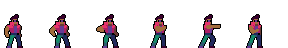
#> input picture img/cyberpunk-characters-pixel-art/1 Biker/Biker_attack1.png, 288 x 48 px, given as the content of the folder ekte/El-Pollo-Loco/img/cyberpunk-characters-pixel-art/2 Punk, which was not available
$ python snipping.py
#> lines starting #> are read from the running program, lines starting #| are printed output that depends on the picture; pictures that were not available may be replaced by others from this repository, and a replacement may not be noted
import os
from PIL import Image

# Pfad zum Hauptverzeichnis
base_path = r"C:\Users\Kay\Desktop\developerakademie\Projekte\El-Pollo-Loco\img\cyberpunk-characters-pixel-art"

# Liste der Unterordner mit den Charakteren
character_dirs = ["2 Punk"]

# Frame-Größe (wenn überall gleich)
frame_width = 28  # oder anpassen
frame_height = 48

for folder in character_dirs:
    full_path = os.path.join(base_path, folder)
    for file in os.listdir(full_path):
        if file.endswith(".png"):
            img_path = os.path.join(full_path, file)
            img = Image.open(img_path)
#> img is the input picture: PIL image 288x48 P; mean R, G, B, A 12.8, 7.9, 10.9, 43.7
            num_frames = img.width // frame_width
#> num_frames = 10

            # Output-Ordner für Frames
            output_dir = os.path.join(full_path, "frames", file.replace(".png", ""))
            os.makedirs(output_dir, exist_ok=True)

            for i in range(num_frames):
                frame = img.crop((i * frame_width, 0, (i + 1) * frame_width, frame_height))
                frame.save(os.path.join(output_dir, f"{file.replace('.png', '')}_frame_{i+1}.png"))
#> this loop made 10 passes
#> pass 1, `frame = img.crop((i * frame_width, 0, (i + 1) * frame_width, frame_hei..`:
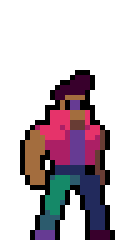
#> frame: PIL image 28x48 P (shown 5 times larger); mean R, G, B, A 24.3, 13.8, 20.1, 78.9; transparent parts drawn white
#> pass 2, `frame = img.crop((i * frame_width, 0, (i + 1) * frame_width, frame_hei..`:
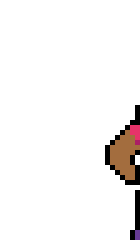
#> frame: PIL image 28x48 P (shown 5 times larger); mean R, G, B, A 5.5, 3.2, 2.3, 15; transparent parts drawn white
#> pass 3, `frame = img.crop((i * frame_width, 0, (i + 1) * frame_width, frame_hei..`:
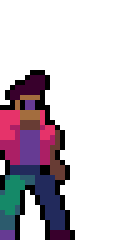
#> frame: PIL image 28x48 P (shown 5 times larger); mean R, G, B, A 19.4, 11.4, 18.7, 67.2; transparent parts drawn white
#> after the loop:
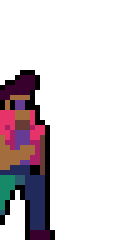
#> frame: PIL image 28x48 P (shown 5 times larger); mean R, G, B, A 15.7, 9, 12.9, 52.2; transparent parts drawn white

print("Alle Frames erfolgreich extrahiert!")
